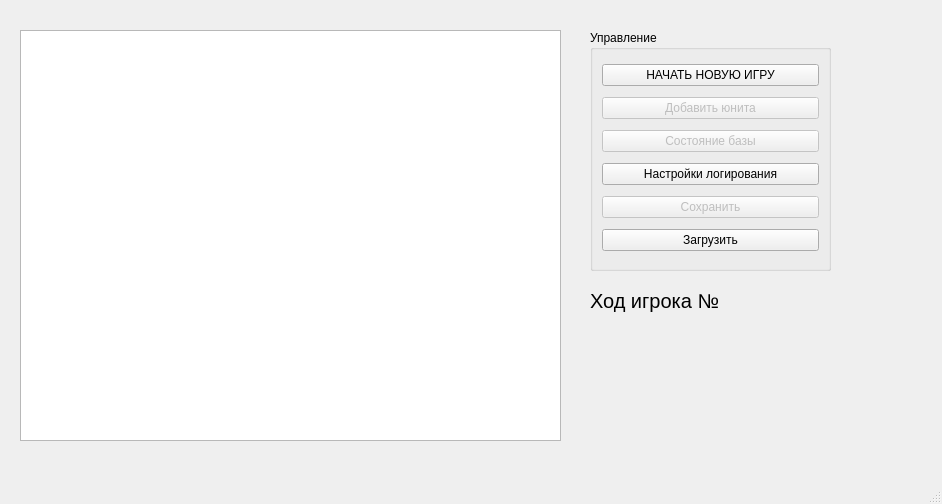
<?xml version="1.0" encoding="UTF-8"?>
<ui version="4.0">
 <class>GameWindow</class>
 <widget class="QMainWindow" name="GameWindow">
  <property name="geometry">
   <rect>
    <x>0</x>
    <y>0</y>
    <width>942</width>
    <height>504</height>
   </rect>
  </property>
  <property name="windowTitle">
   <string>ООП игра</string>
  </property>
  <widget class="QWidget" name="centralwidget">
   <widget class="QGroupBox" name="groupBox">
    <property name="enabled">
     <bool>true</bool>
    </property>
    <property name="geometry">
     <rect>
      <x>590</x>
      <y>30</y>
      <width>241</width>
      <height>241</height>
     </rect>
    </property>
    <property name="title">
     <string>Управление</string>
    </property>
    <layout class="QGridLayout" name="gridLayout">
     <item row="2" column="0">
      <widget class="QPushButton" name="baseInfoButton">
       <property name="enabled">
        <bool>false</bool>
       </property>
       <property name="text">
        <string>Состояние базы</string>
       </property>
      </widget>
     </item>
     <item row="3" column="0">
      <widget class="QPushButton" name="setLoggingTypeButton">
       <property name="text">
        <string>Настройки логирования</string>
       </property>
      </widget>
     </item>
     <item row="1" column="0">
      <widget class="QPushButton" name="addUnitButton">
       <property name="enabled">
        <bool>false</bool>
       </property>
       <property name="text">
        <string>Добавить юнита</string>
       </property>
      </widget>
     </item>
     <item row="4" column="0">
      <widget class="QPushButton" name="saveButton">
       <property name="enabled">
        <bool>false</bool>
       </property>
       <property name="text">
        <string>Сохранить</string>
       </property>
      </widget>
     </item>
     <item row="0" column="0">
      <widget class="QPushButton" name="startGameButton">
       <property name="text">
        <string>НАЧАТЬ НОВУЮ ИГРУ</string>
       </property>
      </widget>
     </item>
     <item row="5" column="0">
      <widget class="QPushButton" name="loadButton">
       <property name="text">
        <string>Загрузить</string>
       </property>
      </widget>
     </item>
    </layout>
   </widget>
   <widget class="FieldWidget" name="graphicsView">
    <property name="geometry">
     <rect>
      <x>20</x>
      <y>30</y>
      <width>541</width>
      <height>411</height>
     </rect>
    </property>
   </widget>
   <widget class="QLabel" name="currentPlayerLabel">
    <property name="geometry">
     <rect>
      <x>590</x>
      <y>280</y>
      <width>241</width>
      <height>41</height>
     </rect>
    </property>
    <property name="font">
     <font>
      <pointsize>15</pointsize>
     </font>
    </property>
    <property name="text">
     <string>Ход игрока №</string>
    </property>
   </widget>
  </widget>
  <widget class="QMenuBar" name="menubar">
   <property name="geometry">
    <rect>
     <x>0</x>
     <y>0</y>
     <width>942</width>
     <height>25</height>
    </rect>
   </property>
  </widget>
  <widget class="QStatusBar" name="statusbar"/>
 </widget>
 <customwidgets>
  <customwidget>
   <class>FieldWidget</class>
   <extends>QGraphicsView</extends>
   <header location="global">fieldwidget.h</header>
  </customwidget>
 </customwidgets>
 <resources/>
 <connections/>
</ui>
